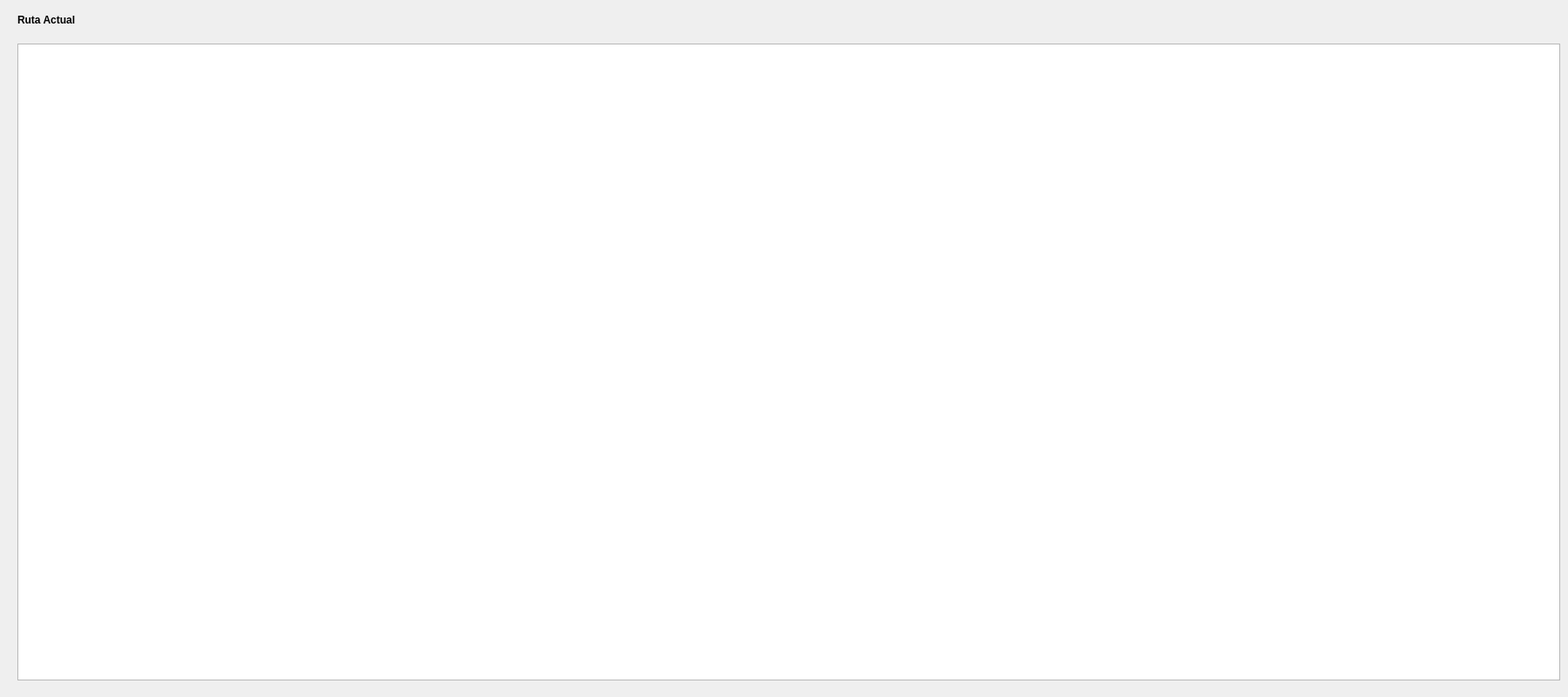
<?xml version="1.0" encoding="UTF-8"?>
<ui version="4.0">
 <class>dlgQColumnView</class>
 <widget class="QDialog" name="dlgQColumnView">
  <property name="geometry">
   <rect>
    <x>0</x>
    <y>0</y>
    <width>1800</width>
    <height>800</height>
   </rect>
  </property>
  <property name="windowTitle">
   <string>Demo del Control QColumnView con QDirModel</string>
  </property>
  <widget class="QLabel" name="lblMensaje">
   <property name="geometry">
    <rect>
     <x>20</x>
     <y>10</y>
     <width>141</width>
     <height>25</height>
    </rect>
   </property>
   <property name="font">
    <font>
     <weight>75</weight>
     <bold>true</bold>
    </font>
   </property>
   <property name="text">
    <string>Ruta Actual</string>
   </property>
  </widget>
  <widget class="QLabel" name="lblRuta">
   <property name="geometry">
    <rect>
     <x>180</x>
     <y>10</y>
     <width>1141</width>
     <height>25</height>
    </rect>
   </property>
   <property name="font">
    <font>
     <weight>75</weight>
     <bold>true</bold>
    </font>
   </property>
   <property name="text">
    <string/>
   </property>
   <property name="alignment">
    <set>Qt::AlignLeading|Qt::AlignLeft|Qt::AlignVCenter</set>
   </property>
  </widget>
  <widget class="QColumnView" name="cvwData">
   <property name="geometry">
    <rect>
     <x>20</x>
     <y>50</y>
     <width>1771</width>
     <height>731</height>
    </rect>
   </property>
  </widget>
 </widget>
 <resources/>
 <connections/>
</ui>
